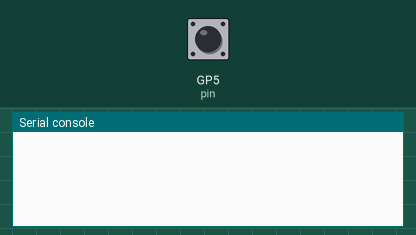
A program run on a simulated Raspberry Pi Pico running MicroPython. On the bench: the last lines printed to the serial console. The test bench sets the inputs (shaded band); at power-on: GP5 (pin) HIGH.

Above: at 1.2 s.
1.3 s: GP5 (pin) pulled LOW for 0.15 s
At 2.5 s:
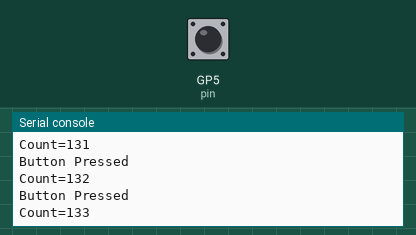
2.9 s: GP5 (pin) pulled LOW for 1 s
At 4.9 s:
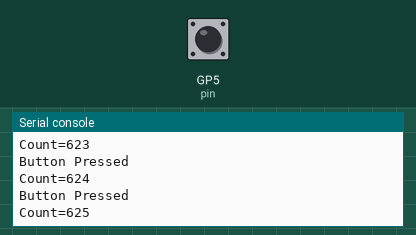
5.4 s: GP5 (pin) pulled LOW for 0.15 s
At 6.8 s:
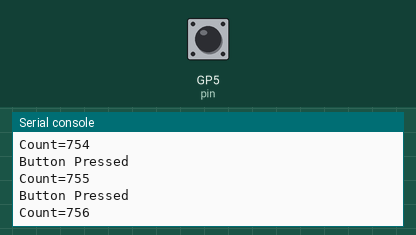
Timing chart, 0 to 8.4 s (numbered marks = the images above; inputs shaded):
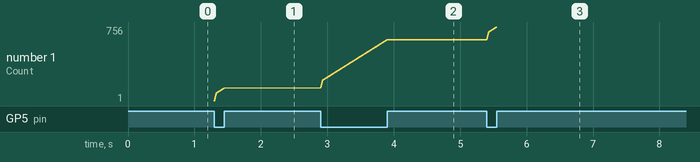

Measured:
- after the input at 1.3 s, the serial console: prints a new line at once (image 1)

The program:

button_pulling_1.py
```python
from machine import Pin

counter = 0
pin = Pin(5, Pin.IN, Pin.PULL_UP)
while True:
    if pin.value() == 0:
        print("Button Pressed")
        counter += 1
        print("Count={}".format(counter))
```
